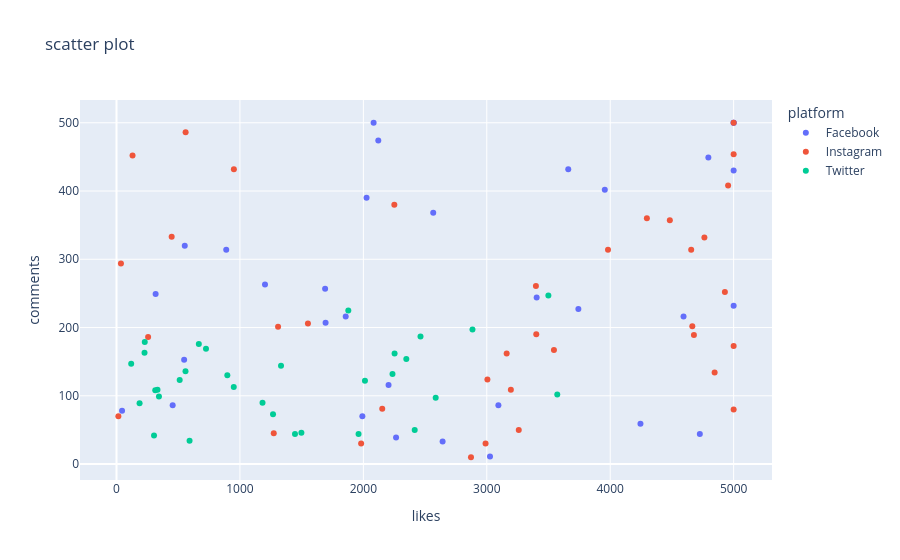

The cell this chart's notebook holds for it:
### Code cell
fig=px.scatter(df,x='likes',
               y='comments',
               title='scatter plot',
              color='platform')
fig.show()

### Figure 1 — Plotly figure (JSON) as saved in the notebook; plotly's stock layout.template omitted (floating-point values rounded to 4 significant figures)
{"data": [{"hovertemplate": "platform=Facebook<br>likes=%{x}<br>comments=%{y}<extra></extra>", "legendgroup": "Facebook", "marker": {"color": "#636efa", "symbol": "circle"}, "mode": "markers", "name": "Facebook", "orientation": "v", "showlegend": true, "type": "scatter", "x": [2121, 3660, 317, 45, 889, 455, 1992, 2083, 548, 4594, 4795, 5000, 4245, 5000, 4726, 5000, 2204, 3742, 2265, 2026, 3094, 1690, 3026, 5000, 553, 2642, 1203, 2566, 3404, 3956, 1857, 1694], "xaxis": "x", "y": [474, 432, 249, 78, 314, 86, 70, 500, 153, 216, 449, 500, 59, 430, 44, 232, 116, 227, 39, 390, 86, 257, 11, 500, 320, 33, 263, 368, 244, 402, 216, 207], "yaxis": "y"}, {"hovertemplate": "platform=Instagram<br>likes=%{x}<br>comments=%{y}<extra></extra>", "legendgroup": "Instagram", "marker": {"color": "#EF553B", "symbol": "circle"}, "mode": "markers", "name": "Instagram", "orientation": "v", "showlegend": true, "type": "scatter", "x": [4955, 256, 1982, 1274, 2872, 5000, 3161, 4665, 1309, 447, 4929, 3259, 2251, 1551, 4297, 3401, 4846, 4763, 3544, 130, 3982, 560, 3398, 5000, 2153, 2990, 4678, 4656, 5000, 15, 3195, 951, 3005, 36, 5000, 4483], "xaxis": "x", "y": [408, 186, 30, 45, 10, 80, 162, 202, 201, 333, 252, 50, 380, 206, 360, 190, 134, 332, 167, 452, 314, 486, 261, 454, 81, 30, 189, 314, 173, 70, 109, 432, 124, 294, 500, 357], "yaxis": "y"}, {"hovertemplate": "platform=Twitter<br>likes=%{x}<br>comments=%{y}<extra></extra>", "legendgroup": "Twitter", "marker": {"color": "#00cc96", "symbol": "circle"}, "mode": "markers", "name": "Twitter", "orientation": "v", "showlegend": true, "type": "scatter", "x": [1183, 3499, 1878, 1446, 304, 1333, 2348, 512, 2013, 559, 1961, 332, 898, 119, 2253, 2463, 667, 2586, 2236, 725, 1268, 950, 1498, 592, 344, 227, 187, 3571, 2416, 2884, 314, 229], "xaxis": "x", "y": [90, 247, 225, 44, 42, 144, 154, 123, 122, 136, 44, 109, 130, 147, 162, 187, 176, 97, 132, 169, 73, 113, 46, 34, 99, 163, 89, 102, 50, 197, 108, 179], "yaxis": "y"}], "layout": {"legend": {"title": {"text": "platform"}, "tracegroupgap": 0}, "title": {"text": "scatter plot"}, "xaxis": {"anchor": "y", "domain": [0, 1], "title": {"text": "likes"}}, "yaxis": {"anchor": "x", "domain": [0, 1], "title": {"text": "comments"}}}}
